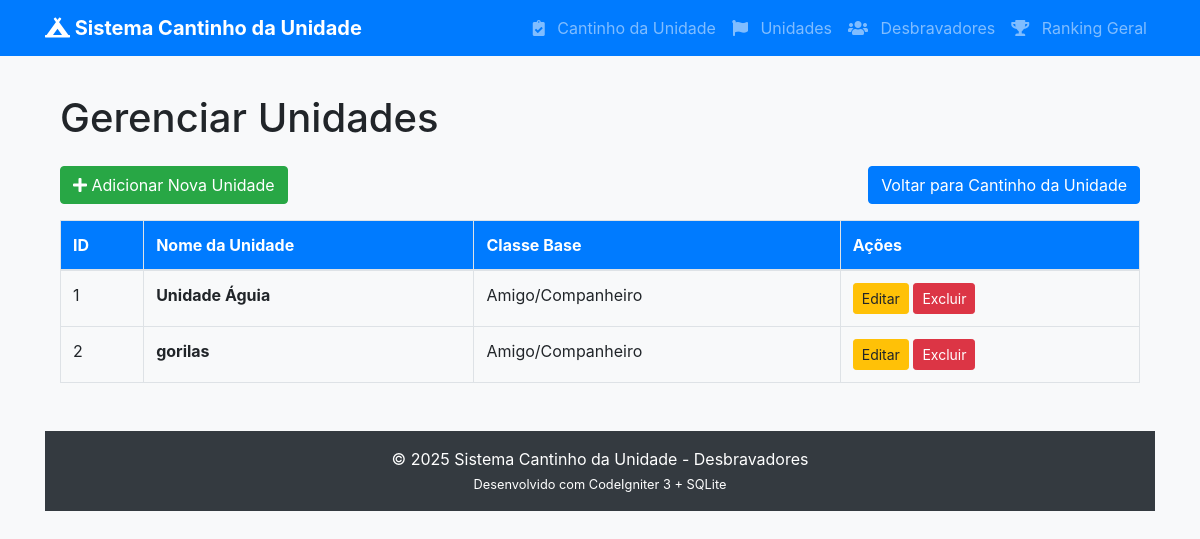
/index.php/unidades, run on the app's committed database.
### tables this page shows
CREATE TABLE "unidades" (
	"id_unidade" INTEGER PRIMARY KEY AUTOINCREMENT,
	"nome_unidade" VARCHAR NOT NULL,
	"classe_base" VARCHAR NOT NULL DEFAULT 'Amigo/Companheiro'
);

### application/controllers/Unidades.php (called while the page is built, shortened)
<?php
class Unidades extends CI_Controller {
    public function __construct() {
        $this->load->model('Unidade_model');
        $this->load->library('form_validation');
    }
    public function index() {
            $data['unidades'] = $this->Unidade_model->get_all();
            $data['title'] = 'Gerenciar Unidades';
                $this->load->view('unidades/index', $data);
    }
}

### index.php (called while the page is built, shortened)
<?php
require_once BASEPATH.'core/CodeIgniter.php';

### application/models/Unidade_model.php (called while the page is built, shortened)
<?php
class Unidade_model extends CI_Model {
    public function get_all() {
        $query = $this->db->order_by('nome_unidade','ASC')->get('unidades');
            return $query->result();
    }
}

### application/views/unidades/index.php (the view, shortened to what this page needs)
<!DOCTYPE html>
<html lang="pt-BR">
<head>
    <link rel="stylesheet" href="https://stackpath.bootstrapcdn.com/bootstrap/4.5.2/css/bootstrap.min.css">
</head>
<body>
<div class="container">
    <h1 class="mb-4"><?= $title ?></h1>
    <div class="mb-3">
        <a href="<?= site_url('unidades/adicionar') ?>" class="btn btn-success">
            <i class="fas fa-plus"></i> Adicionar Nova Unidade
        </a>
        <a href="<?= site_url('pontuacao/lancar') ?>" class="btn btn-primary float-right">
            Voltar para Cantinho da Unidade
        </a>
    </div>
    <?php if (empty($unidades)): ?>
        <div class="alert alert-info">Nenhuma unidade cadastrada ainda.</div>
    <?php else: ?>
        <table class="table table-bordered table-hover">
            <thead>
                <tr>
                    <th>ID</th>
                    <th>Nome da Unidade</th>
                    <th>Classe Base</th>
                    <th>Ações</th>
                </tr>
            </thead>
            <tbody>
                <?php foreach ($unidades as $unidade): ?>
                    <tr>
                        <td><?= $unidade->id_unidade ?></td>
                        <td><strong><?= $unidade->nome_unidade ?></strong></td>
                        <td><?= $unidade->classe_base ?></td>
                        <td>
                            <a href="<?= site_url('unidades/editar/'.$unidade->id_unidade) ?>" class="btn btn-sm btn-warning">Editar</a>
                            <a href="<?= site_url('unidades/deletar/'.$unidade->id_unidade) ?>"
                               class="btn btn-sm btn-danger"
                               onclick="return confirm('Tem certeza? Isso não pode ser desfeito!')">
                                Excluir
                            </a>
                        </td>
                    </tr>
                <?php endforeach; ?>
            </tbody>
        </table>
    <?php endif; ?>
</div>
</body>
</html>

### application/views/unidades/index.php (style rules this page uses)
body { padding: 30px; background-color: #f8f9fa; }
.table th { background-color: #007bff; color: white; }

### application/views/templates/header.php (style rules this page uses)
body { padding-top: 70px; background-color: #f8f9fa; }

### data on the page
unidades: id_unidade "1", nome_unidade "Unidade Águia", classe_base "Amigo/Companheiro"
unidades: id_unidade "2", nome_unidade "gorilas", classe_base "Amigo/Companheiro"

### other printed values
$title "Gerenciar Unidades"
